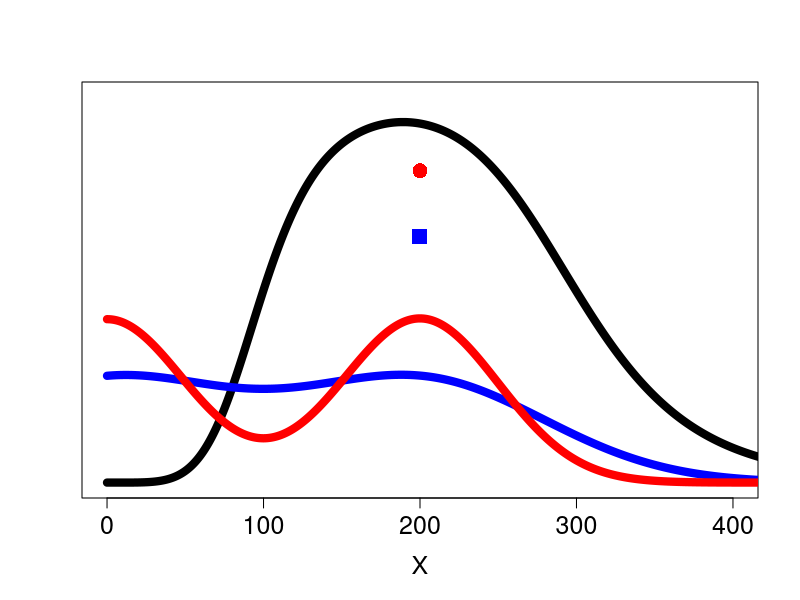

Write R code to recreate this figure.
library("Cairo");

outdir <- ".";

theta <- 100;
theta2 <- 300;
fitness <- function(x) {
  y1 <- (x/theta)^5;
  y2 <- (x/theta2)^8;  
  y1/(1+y1) - y2/(1+y2);
}
delta<- 0.1;
xx <- seq(0,600,delta);


w <- sapply(xx, fitness);
theta.index <- which(xx == theta);
max.index <- length(xx);

ss <- c(80, 50);
ff <- matrix( NA, nrow=length(ss), ncol=length(xx));
pp <- matrix( NA, nrow=length(ss), ncol=length(xx));

for( i in 1:length(ss)) {
  s <- ss[i];
  fH <- dnorm(xx, mean=200, sd=s);
  gL <- dnorm(xx, mean=0, sd=s);
  fL <- gL / (sum(gL)*delta);
  
  
  FL.from.theta <- sum( fL[theta.index:max.index] ) * delta;
  FH.from.theta <- sum( fH[theta.index:max.index] ) * delta;
  
  fL.w.all <- sum( fL * w ) * delta;
  fH.w.all <- sum( fH * w ) * delta;
  fL.w.from.theta <- sum( fL[theta.index:max.index] * w[theta.index:max.index] ) * delta;
  fH.w.from.theta <- sum( fH[theta.index:max.index] * w[theta.index:max.index] ) * delta;
  
  
  pH <- FH.from.theta;
  pL <- 1 - pH;
  
  old.pH <- pH;
  old.pL <- pL;
  for(j in 1:500){
    #selection 
    denom <- pL * fL.w.all + pH * fH.w.all;
    numer <- pL * fL.w.from.theta + pH * fH.w.from.theta;
    qH <- numer / denom;
    qL <- 1 - qH;
    
    #switching
    pH <- qL * FL.from.theta  + qH * FH.from.theta;
    pL <- 1 - pH;
    
    print( sprintf( "current = %g", pH) );
    if( abs( pH - old.pH) <= 0.001 ) {
      break;
    }  
  #   print( sprintf( "old=%g,  current=%g", old.pH, pH) );
    old.pH <- pH; 
    old.pL <- pL;
  }
  ff[i,] <- pL * fL + pH * fH;
  pp[i,] <- (1 - FH.from.theta) / (FL.from.theta + 1 - FH.from.theta) * fL + FL.from.theta / (FL.from.theta + 1 - FH.from.theta) * fH;
}


f1 <- pp[1,];
f2 <- pp[2,];
m1 <- sum( ff[1,] * w) * delta;
m2 <- sum( ff[2,] * w) * delta;


Cairo(file =sprintf("%s/fitness-vs-width-bistable-m-200-2.svg",outdir),type="svg",width = 15, height = 15, units="cm");  
plot( x=xx, y=w, type="l", col="black", lwd=8, xlim=c(0,400), ylim=c(0,1), yaxt="n", xlab="X", ylab="", cex.lab=1.5, cex.axis=1.5);
# Axis(side=2, labels=FALSE);
lines( x=xx, y=f1*80, col="blue", lwd=8, xlim=c(0,400), ylim=c(0,0.01));
lines( x=xx, y=f2*80, col="red", lwd=8, xlim=c(0,400), ylim=c(0,0.01));
points(x=200, y=m1, pch=15, cex=2, col="blue");
points(x=200, y=m2, pch=16, cex=2, col="red");
dev.off();
